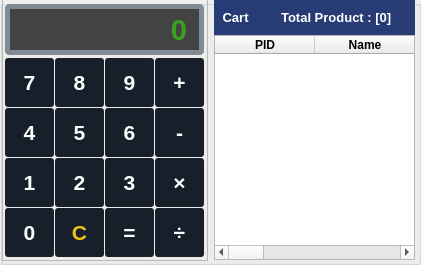
        <widget class="QGroupBox" name="groupBox_6">
         <property name="geometry">
          <rect>
           <x>380</x>
           <y>90</y>
           <width>421</width>
           <height>265</height>
          </rect>
         </property>
         <property name="title">
          <string/>
         </property>
         <widget class="QTableWidget" name="Product_Cart_tableWidget">
          <property name="geometry">
           <rect>
            <x>214</x>
            <y>35</y>
            <width>201</width>
            <height>225</height>
           </rect>
          </property>
          <property name="styleSheet">
           <string notr="true">QTableWidget#Product_tableWidget{
background-color: rgb(226, 245, 255);
}</string>
          </property>
          <property name="rowCount">
           <number>0</number>
          </property>
          <column>
           <property name="text">
            <string>PID</string>
           </property>
           <property name="font">
            <font>
             <weight>75</weight>
             <bold>true</bold>
            </font>
           </property>
           <property name="textAlignment">
            <set>AlignCenter</set>
           </property>
          </column>
          <column>
           <property name="text">
            <string>Name</string>
           </property>
           <property name="font">
            <font>
             <weight>75</weight>
             <bold>true</bold>
            </font>
           </property>
           <property name="textAlignment">
            <set>AlignCenter</set>
           </property>
          </column>
          <column>
           <property name="text">
            <string>Price</string>
           </property>
           <property name="font">
            <font>
             <weight>75</weight>
             <bold>true</bold>
            </font>
           </property>
           <property name="textAlignment">
            <set>AlignCenter</set>
           </property>
          </column>
          <column>
           <property name="text">
            <string>QTY</string>
           </property>
           <property name="font">
            <font>
             <weight>75</weight>
             <bold>true</bold>
            </font>
           </property>
           <property name="textAlignment">
            <set>AlignCenter</set>
           </property>
          </column>
          <column>
           <property name="text">
            <string>Status</string>
           </property>
           <property name="font">
            <font>
             <weight>75</weight>
             <bold>true</bold>
            </font>
           </property>
           <property name="textAlignment">
            <set>AlignCenter</set>
           </property>
          </column>
         </widget>
         <widget class="QLabel" name="label_41">
          <property name="geometry">
           <rect>
            <x>214</x>
            <y>0</y>
            <width>201</width>
            <height>35</height>
           </rect>
          </property>
          <property name="font">
           <font>
            <pointsize>10</pointsize>
            <weight>75</weight>
            <bold>true</bold>
           </font>
          </property>
          <property name="styleSheet">
           <string notr="true">background-color: #273c75;
color: rgb(255, 255, 255);</string>
          </property>
          <property name="text">
           <string> Cart         Total Product : [0]</string>
          </property>
          <property name="textFormat">
           <enum>Qt::PlainText</enum>
          </property>
          <property name="margin">
           <number>0</number>
          </property>
          <property name="indent">
           <number>5</number>
          </property>
          <property name="openExternalLinks">
           <bool>false</bool>
          </property>
         </widget>
         <widget class="QFrame" name="frame_18">
          <property name="geometry">
           <rect>
            <x>2</x>
            <y>-2</y>
            <width>206</width>
            <height>263</height>
           </rect>
          </property>
          <property name="styleSheet">
           <string notr="true"/>
          </property>
          <property name="frameShape">
           <enum>QFrame::StyledPanel</enum>
          </property>
          <property name="frameShadow">
           <enum>QFrame::Raised</enum>
          </property>
          <widget class="QLineEdit" name="Calc_Input">
           <property name="geometry">
            <rect>
             <x>3</x>
             <y>6</y>
             <width>199</width>
             <height>51</height>
            </rect>
           </property>
           <property name="font">
            <font>
             <pointsize>22</pointsize>
             <weight>75</weight>
             <bold>true</bold>
            </font>
           </property>
           <property name="layoutDirection">
            <enum>Qt::LeftToRight</enum>
           </property>
           <property name="styleSheet">
            <string notr="true">background-color: rgb(67, 67, 67);
color: rgb(47, 255, 0);
border-radius:5px;
padding-right:10px;
border:5px solid rgb(128, 139, 150) ;</string>
           </property>
           <property name="maxLength">
            <number>9</number>
           </property>
           <property name="cursorPosition">
            <number>0</number>
           </property>
           <property name="alignment">
            <set>Qt::AlignRight|Qt::AlignTrailing|Qt::AlignVCenter</set>
           </property>
           <property name="placeholderText">
            <string>0</string>
           </property>
          </widget>
          <widget class="QPushButton" name="Calc_Plus_Btn">
           <property name="geometry">
            <rect>
             <x>153</x>
             <y>60</y>
             <width>49</width>
             <height>49</height>
            </rect>
           </property>
           <property name="font">
            <font>
             <pointsize>16</pointsize>
             <weight>75</weight>
             <bold>true</bold>
            </font>
           </property>
           <property name="cursor">
            <cursorShape>ArrowCursor</cursorShape>
           </property>
           <property name="styleSheet">
            <string notr="true">QPushButton{
  background-color: rgb(23, 32, 42);
  color: rgb(251, 252, 252);
  border-radius:3px;
}
QPushButton::pressed{
	padding-left:2px;
	padding-top: 3px;
	background-color: rgb(33, 47, 61);
}</string>
           </property>
           <property name="text">
            <string>+</string>
           </property>
          </widget>
          <widget class="QPushButton" name="Calc_9_Btn">
           <property name="geometry">
            <rect>
             <x>103</x>
             <y>60</y>
             <width>49</width>
             <height>49</height>
            </rect>
           </property>
           <property name="font">
            <font>
             <pointsize>16</pointsize>
             <weight>75</weight>
             <bold>true</bold>
            </font>
           </property>
           <property name="cursor">
            <cursorShape>ArrowCursor</cursorShape>
           </property>
           <property name="styleSheet">
            <string notr="true">QPushButton{
  background-color: rgb(23, 32, 42);
  color: rgb(251, 252, 252);
  border-radius:3px;
}
QPushButton::pressed{
	padding-left:2px;
	padding-top: 3px;
	background-color: rgb(33, 47, 61);
}</string>
           </property>
           <property name="text">
            <string>9</string>
           </property>
          </widget>
          <widget class="QPushButton" name="Calc_7_Btn">
           <property name="geometry">
            <rect>
             <x>3</x>
             <y>60</y>
             <width>49</width>
             <height>49</height>
            </rect>
           </property>
           <property name="font">
            <font>
             <pointsize>16</pointsize>
             <weight>75</weight>
             <bold>true</bold>
            </font>
           </property>
           <property name="cursor">
            <cursorShape>ArrowCursor</cursorShape>
           </property>
           <property name="styleSheet">
            <string notr="true">QPushButton{
  background-color: rgb(23, 32, 42);
  color: rgb(251, 252, 252);
  border-radius:3px;
}
QPushButton::pressed{
	padding-left:2px;
	padding-top: 3px;
	background-color: rgb(33, 47, 61);
}</string>
           </property>
           <property name="text">
            <string>7</string>
           </property>
          </widget>
          <widget class="QPushButton" name="Calc_8_Btn">
           <property name="geometry">
            <rect>
             <x>53</x>
             <y>60</y>
             <width>49</width>
             <height>49</height>
            </rect>
           </property>
           <property name="font">
            <font>
             <pointsize>16</pointsize>
             <weight>75</weight>
             <bold>true</bold>
            </font>
           </property>
           <property name="cursor">
            <cursorShape>ArrowCursor</cursorShape>
           </property>
           <property name="styleSheet">
            <string notr="true">QPushButton{
  background-color: rgb(23, 32, 42);
  color: rgb(251, 252, 252);
  border-radius:3px;
}
QPushButton::pressed{
	padding-left:2px;
	padding-top: 3px;
	background-color: rgb(33, 47, 61);
}</string>
           </property>
           <property name="text">
            <string>8</string>
           </property>
          </widget>
          <widget class="QPushButton" name="Calc_Minus_Btn">
           <property name="geometry">
            <rect>
             <x>153</x>
             <y>110</y>
             <width>49</width>
             <height>49</height>
            </rect>
           </property>
           <property name="font">
            <font>
             <pointsize>16</pointsize>
             <weight>75</weight>
             <bold>true</bold>
            </font>
           </property>
           <property name="cursor">
            <cursorShape>ArrowCursor</cursorShape>
           </property>
           <property name="styleSheet">
            <string notr="true">QPushButton{
  background-color: rgb(23, 32, 42);
  color: rgb(251, 252, 252);
  border-radius:3px;
}
QPushButton::pressed{
	padding-left:2px;
	padding-top: 3px;
	background-color: rgb(33, 47, 61);
}</string>
           </property>
           <property name="text">
            <string>-</string>
           </property>
          </widget>
          <widget class="QPushButton" name="Calc_6_Btn">
           <property name="geometry">
            <rect>
             <x>103</x>
             <y>110</y>
             <width>49</width>
             <height>49</height>
            </rect>
           </property>
           <property name="font">
            <font>
             <pointsize>16</pointsize>
             <weight>75</weight>
             <bold>true</bold>
            </font>
           </property>
           <property name="cursor">
            <cursorShape>ArrowCursor</cursorShape>
           </property>
           <property name="styleSheet">
            <string notr="true">QPushButton{
  background-color: rgb(23, 32, 42);
  color: rgb(251, 252, 252);
  border-radius:3px;
}
QPushButton::pressed{
	padding-left:2px;
	padding-top: 3px;
	background-color: rgb(33, 47, 61);
}</string>
           </property>
           <property name="text">
            <string>6</string>
           </property>
          </widget>
          <widget class="QPushButton" name="Calc_5_Btn">
           <property name="geometry">
            <rect>
             <x>53</x>
             <y>110</y>
             <width>49</width>
             <height>49</height>
            </rect>
           </property>
           <property name="font">
            <font>
             <pointsize>16</pointsize>
             <weight>75</weight>
             <bold>true</bold>
            </font>
           </property>
           <property name="cursor">
            <cursorShape>ArrowCursor</cursorShape>
           </property>
           <property name="styleSheet">
            <string notr="true">QPushButton{
  background-color: rgb(23, 32, 42);
  color: rgb(251, 252, 252);
  border-radius:3px;
}
QPushButton::pressed{
	padding-left:2px;
	padding-top: 3px;
	background-color: rgb(33, 47, 61);
}</string>
           </property>
           <property name="text">
            <string>5</string>
           </property>
          </widget>
          <widget class="QPushButton" name="Calc_4_Btn">
           <property name="geometry">
            <rect>
             <x>3</x>
             <y>110</y>
             <width>49</width>
             <height>49</height>
            </rect>
           </property>
           <property name="font">
            <font>
             <pointsize>16</pointsize>
             <weight>75</weight>
             <bold>true</bold>
            </font>
           </property>
           <property name="cursor">
            <cursorShape>ArrowCursor</cursorShape>
           </property>
           <property name="styleSheet">
            <string notr="true">QPushButton{
  background-color: rgb(23, 32, 42);
  color: rgb(251, 252, 252);
  border-radius:3px;
}
QPushButton::pressed{
	padding-left:2px;
	padding-top: 3px;
	background-color: rgb(33, 47, 61);
}</string>
           </property>
           <property name="text">
            <string>4</string>
           </property>
          </widget>
          <widget class="QPushButton" name="Calc_1_Btn">
           <property name="geometry">
            <rect>
             <x>3</x>
             <y>160</y>
             <width>49</width>
             <height>49</height>
            </rect>
           </property>
           <property name="font">
            <font>
             <pointsize>16</pointsize>
             <weight>75</weight>
             <bold>true</bold>
            </font>
           </property>
           <property name="cursor">
            <cursorShape>ArrowCursor</cursorShape>
           </property>
           <property name="styleSheet">
            <string notr="true">QPushButton{
  background-color: rgb(23, 32, 42);
  color: rgb(251, 252, 252);
  border-radius:3px;
}
QPushButton::pressed{
	padding-left:2px;
	padding-top: 3px;
	background-color: rgb(33, 47, 61);
}</string>
           </property>
           <property name="text">
            <string>1</string>
           </property>
          </widget>
          <widget class="QPushButton" name="Calc_2_Btn">
           <property name="geometry">
            <rect>
             <x>53</x>
             <y>160</y>
             <width>49</width>
             <height>49</height>
            </rect>
           </property>
           <property name="font">
            <font>
             <pointsize>16</pointsize>
             <weight>75</weight>
             <bold>true</bold>
            </font>
           </property>
           <property name="cursor">
            <cursorShape>ArrowCursor</cursorShape>
           </property>
           <property name="styleSheet">
            <string notr="true">QPushButton{
  background-color: rgb(23, 32, 42);
  color: rgb(251, 252, 252);
  border-radius:3px;
}
QPushButton::pressed{
	padding-left:2px;
	padding-top: 3px;
	background-color: rgb(33, 47, 61);
}</string>
           </property>
           <property name="text">
            <string>2</string>
           </property>
          </widget>
          <widget class="QPushButton" name="Calc_Multiplied_Btn">
           <property name="geometry">
            <rect>
             <x>153</x>
             <y>160</y>
             <width>49</width>
             <height>49</height>
            </rect>
           </property>
           <property name="font">
            <font>
             <pointsize>16</pointsize>
             <weight>75</weight>
             <bold>true</bold>
            </font>
           </property>
           <property name="cursor">
            <cursorShape>ArrowCursor</cursorShape>
           </property>
           <property name="styleSheet">
            <string notr="true">QPushButton{
  background-color: rgb(23, 32, 42);
  color: rgb(251, 252, 252);
  border-radius:3px;
}
QPushButton::pressed{
	padding-left:2px;
	padding-top: 3px;
	background-color: rgb(33, 47, 61);
}</string>
           </property>
           <property name="text">
            <string>×</string>
           </property>
          </widget>
          <widget class="QPushButton" name="Calc_3_Btn">
           <property name="geometry">
            <rect>
             <x>103</x>
             <y>160</y>
             <width>49</width>
             <height>49</height>
            </rect>
           </property>
           <property name="font">
            <font>
             <pointsize>16</pointsize>
             <weight>75</weight>
             <bold>true</bold>
            </font>
           </property>
           <property name="cursor">
            <cursorShape>ArrowCursor</cursorShape>
           </property>
           <property name="styleSheet">
            <string notr="true">QPushButton{
  background-color: rgb(23, 32, 42);
  color: rgb(251, 252, 252);
  border-radius:3px;
}
QPushButton::pressed{
	padding-left:2px;
	padding-top: 3px;
	background-color: rgb(33, 47, 61);
}</string>
           </property>
           <property name="text">
            <string>3</string>
           </property>
          </widget>
          <widget class="QPushButton" name="Calc_0_Btn">
           <property name="geometry">
            <rect>
             <x>3</x>
             <y>210</y>
             <width>49</width>
             <height>49</height>
            </rect>
           </property>
           <property name="font">
            <font>
             <pointsize>16</pointsize>
             <weight>75</weight>
             <bold>true</bold>
            </font>
           </property>
           <property name="cursor">
            <cursorShape>ArrowCursor</cursorShape>
           </property>
           <property name="styleSheet">
            <string notr="true">QPushButton{
  background-color: rgb(23, 32, 42);
  color: rgb(251, 252, 252);
  border-radius:3px;
}
QPushButton::pressed{
	padding-left:2px;
	padding-top: 3px;
	background-color: rgb(33, 47, 61);
}</string>
           </property>
           <property name="text">
            <string>0</string>
           </property>
          </widget>
          <widget class="QPushButton" name="Calc_C_Btn">
           <property name="geometry">
            <rect>
             <x>53</x>
             <y>210</y>
             <width>49</width>
             <height>49</height>
            </rect>
           </property>
           <property name="font">
            <font>
             <pointsize>16</pointsize>
             <weight>75</weight>
             <bold>true</bold>
            </font>
           </property>
           <property name="cursor">
            <cursorShape>ArrowCursor</cursorShape>
           </property>
           <property name="styleSheet">
            <string notr="true">QPushButton{
  background-color: rgb(23, 32, 42);
  color: rgb(241, 196, 15);
  border-radius:3px;
}
QPushButton::pressed{
	padding-left:2px;
	padding-top: 3px;
	background-color: rgb(33, 47, 61);
}</string>
           </property>
           <property name="text">
            <string>C</string>
           </property>
          </widget>
          <widget class="QPushButton" name="Calc_Equals_Btn">
           <property name="geometry">
            <rect>
             <x>103</x>
             <y>210</y>
             <width>49</width>
             <height>49</height>
            </rect>
           </property>
           <property name="font">
            <font>
             <pointsize>16</pointsize>
             <weight>75</weight>
             <bold>true</bold>
            </font>
           </property>
           <property name="cursor">
            <cursorShape>ArrowCursor</cursorShape>
           </property>
           <property name="styleSheet">
            <string notr="true">QPushButton{
  background-color: rgb(23, 32, 42);
  color: rgb(251, 252, 252);
  border-radius:3px;
}
QPushButton::pressed{
	padding-left:2px;
	padding-top: 3px;
	background-color: rgb(33, 47, 61);
}</string>
           </property>
           <property name="text">
            <string>=</string>
           </property>
          </widget>
          <widget class="QPushButton" name="Calc_Divided_Btn">
           <property name="geometry">
            <rect>
             <x>153</x>
             <y>210</y>
             <width>49</width>
             <height>49</height>
            </rect>
           </property>
           <property name="font">
            <font>
             <pointsize>16</pointsize>
             <weight>75</weight>
             <bold>true</bold>
            </font>
           </property>
           <property name="cursor">
            <cursorShape>ArrowCursor</cursorShape>
           </property>
           <property name="styleSheet">
            <string notr="true">QPushButton{
  background-color: rgb(23, 32, 42);
  color: rgb(251, 252, 252);
  border-radius:3px;
}
QPushButton::pressed{
	padding-left:2px;
	padding-top: 3px;
	background-color: rgb(33, 47, 61);
}</string>
           </property>
           <property name="text">
            <string>÷</string>
           </property>
          </widget>
         </widget>
        </widget>
